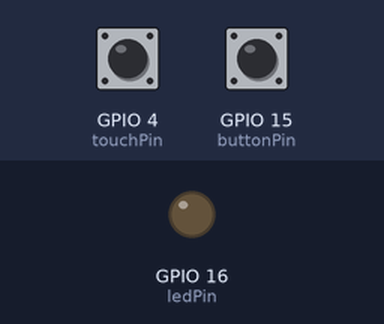
This sketch was run on a simulated ESP32. On the bench: output pins drawn as LEDs (lit = HIGH). Inputs (shaded band) come from the test bench; at power-on: GPIO 4 (touchPin) HIGH, GPIO 15 (buttonPin) LOW. What the sketch prints to the serial monitor is not drawn.

Above: at 1.3 s.
1.4 s: GPIO 4 (touchPin) pulled LOW for 0.3 s
At 1.62 s:
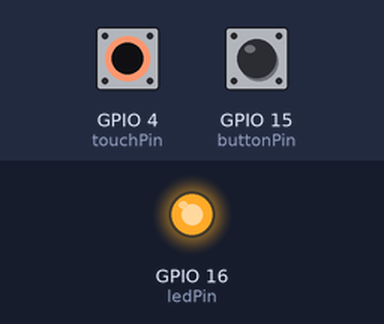
3.2 s: GPIO 4 (touchPin) pulled LOW for 3.2 s
At 7.1 s:
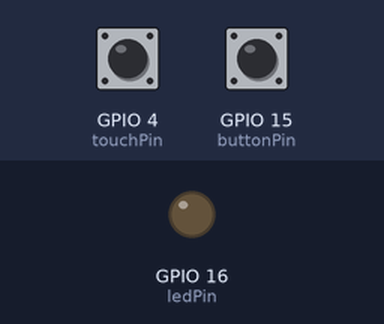
8.0 s: GPIO 15 (buttonPin) pulled HIGH for 3.2 s
At 8.3 s:
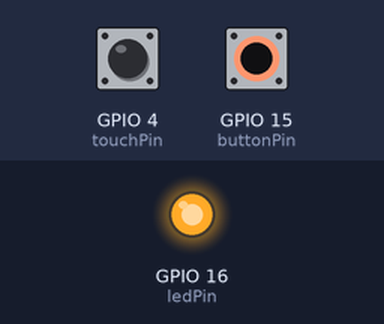
Timing chart, 0 to 12.8 s (numbered marks = the images above; inputs shaded):
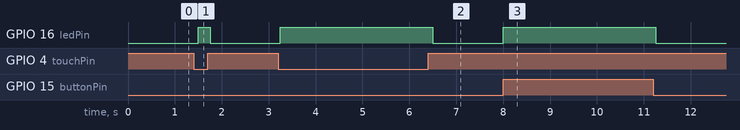

Measured:
- after the input at 1.4 s, GPIO 16 (ledPin): LOW → HIGH after 0.10 s, → LOW 0.25 s later
- after the input at 3.2 s, GPIO 16 (ledPin): LOW → HIGH after 0.05 s, → LOW 3.3 s later
- after the input at 8.0 s, GPIO 16 (ledPin): LOW → HIGH at once, → LOW 3.3 s later

The sketch:

task03-c.ino
```cpp
// <Task 03-1>
// set pin numbers
const int buttonPin = 15; // the number of the pushbutton pin
const int ledPin = 16; // the number of the LED pin
const int touchPin = 4;
const int threshold = 40;
int touchValue;
boolean flag= false;
// variable for storing the pushbutton status
int buttonState = 0;
void setup() {
Serial.begin(115200);
// initialize the pushbutton pin as an input
pinMode(buttonPin, INPUT);
// initialize the LED pin as an output
pinMode(ledPin, OUTPUT);
}
void loop() {
// read the state of the pushbutton value
buttonState = digitalRead(buttonPin);

touchValue = touchRead(touchPin);
//Serial.print(touchValue);
// check if the pushbutton is pressed.
// if it is, the buttonState is HIGH
if (buttonState == HIGH || touchValue<threshold) {
// turn LED on
digitalWrite(ledPin, HIGH);

flag = !flag;
} else {
// turn LED off
digitalWrite(ledPin, LOW);
}
delay(250);
if (flag == 0){
  Serial.println(buttonState);
  Serial.println(flag);

  }

}
```
